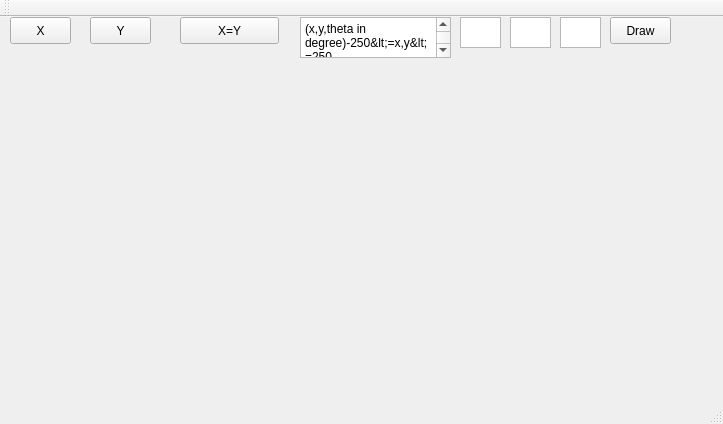
<?xml version="1.0" encoding="UTF-8"?>
<ui version="4.0">
 <class>MainWindow</class>
 <widget class="QMainWindow" name="MainWindow">
  <property name="geometry">
   <rect>
    <x>0</x>
    <y>0</y>
    <width>723</width>
    <height>424</height>
   </rect>
  </property>
  <property name="windowTitle">
   <string>MainWindow</string>
  </property>
  <widget class="QWidget" name="centralWidget">
   <widget class="QLabel" name="label">
    <property name="geometry">
     <rect>
      <x>20</x>
      <y>50</y>
      <width>661</width>
      <height>291</height>
     </rect>
    </property>
    <property name="text">
     <string/>
    </property>
   </widget>
   <widget class="QPushButton" name="pushButton">
    <property name="geometry">
     <rect>
      <x>10</x>
      <y>0</y>
      <width>61</width>
      <height>27</height>
     </rect>
    </property>
    <property name="text">
     <string>X</string>
    </property>
   </widget>
   <widget class="QPushButton" name="pushButton_2">
    <property name="geometry">
     <rect>
      <x>90</x>
      <y>0</y>
      <width>61</width>
      <height>27</height>
     </rect>
    </property>
    <property name="text">
     <string>Y</string>
    </property>
   </widget>
   <widget class="QPushButton" name="pushButton_3">
    <property name="geometry">
     <rect>
      <x>180</x>
      <y>0</y>
      <width>99</width>
      <height>27</height>
     </rect>
    </property>
    <property name="text">
     <string>X=Y</string>
    </property>
   </widget>
   <widget class="QPlainTextEdit" name="plainTextEdit">
    <property name="geometry">
     <rect>
      <x>300</x>
      <y>0</y>
      <width>151</width>
      <height>41</height>
     </rect>
    </property>
    <property name="plainText">
     <string>(x,y,theta in degree)-250&lt;=x,y&lt;=250</string>
    </property>
   </widget>
   <widget class="QTextEdit" name="textEdit">
    <property name="geometry">
     <rect>
      <x>460</x>
      <y>0</y>
      <width>41</width>
      <height>31</height>
     </rect>
    </property>
   </widget>
   <widget class="QTextEdit" name="textEdit_2">
    <property name="geometry">
     <rect>
      <x>510</x>
      <y>0</y>
      <width>41</width>
      <height>31</height>
     </rect>
    </property>
   </widget>
   <widget class="QTextEdit" name="textEdit_3">
    <property name="geometry">
     <rect>
      <x>560</x>
      <y>0</y>
      <width>41</width>
      <height>31</height>
     </rect>
    </property>
   </widget>
   <widget class="QPushButton" name="pushButton_4">
    <property name="geometry">
     <rect>
      <x>610</x>
      <y>0</y>
      <width>61</width>
      <height>27</height>
     </rect>
    </property>
    <property name="text">
     <string>Draw</string>
    </property>
   </widget>
  </widget>
  <widget class="QMenuBar" name="menuBar">
   <property name="geometry">
    <rect>
     <x>0</x>
     <y>0</y>
     <width>723</width>
     <height>25</height>
    </rect>
   </property>
  </widget>
  <widget class="QToolBar" name="mainToolBar">
   <attribute name="toolBarArea">
    <enum>TopToolBarArea</enum>
   </attribute>
   <attribute name="toolBarBreak">
    <bool>false</bool>
   </attribute>
  </widget>
  <widget class="QStatusBar" name="statusBar"/>
 </widget>
 <layoutdefault spacing="6" margin="11"/>
 <resources/>
 <connections/>
</ui>
